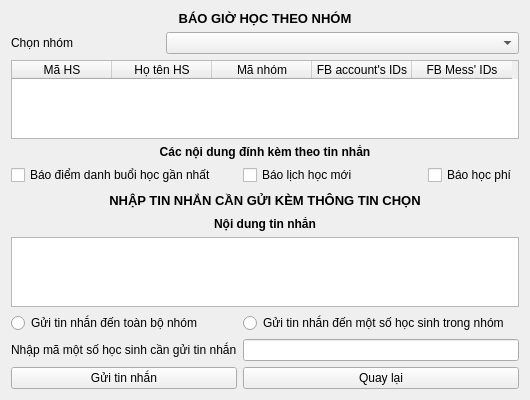
<?xml version="1.0" encoding="UTF-8"?>
<ui version="4.0">
 <class>gtnnhom</class>
 <widget class="QWidget" name="gtnnhom">
  <property name="geometry">
   <rect>
    <x>0</x>
    <y>0</y>
    <width>530</width>
    <height>400</height>
   </rect>
  </property>
  <property name="minimumSize">
   <size>
    <width>530</width>
    <height>400</height>
   </size>
  </property>
  <property name="windowTitle">
   <string>Gửi tin nhắn cho nhóm</string>
  </property>
  <layout class="QGridLayout" name="gridLayout">
   <item row="7" column="0" rowspan="2" colspan="7">
    <widget class="QTextEdit" name="message"/>
   </item>
   <item row="4" column="6">
    <widget class="QCheckBox" name="baohocphi">
     <property name="text">
      <string>Báo học phí</string>
     </property>
    </widget>
   </item>
   <item row="1" column="0">
    <widget class="QLabel" name="label_2">
     <property name="text">
      <string>Chọn nhóm</string>
     </property>
    </widget>
   </item>
   <item row="10" column="0" colspan="3">
    <widget class="QRadioButton" name="sdall">
     <property name="text">
      <string>Gửi tin nhắn đến toàn bộ nhóm</string>
     </property>
    </widget>
   </item>
   <item row="10" column="3" colspan="4">
    <widget class="QRadioButton" name="sdsome">
     <property name="text">
      <string>Gửi tin nhắn đến một số học sinh trong nhóm</string>
     </property>
    </widget>
   </item>
   <item row="2" column="0" colspan="7">
    <widget class="QTableWidget" name="hstrongnhom">
     <column>
      <property name="text">
       <string>Mã HS</string>
      </property>
     </column>
     <column>
      <property name="text">
       <string>Họ tên HS</string>
      </property>
     </column>
     <column>
      <property name="text">
       <string>Mã nhóm</string>
      </property>
     </column>
     <column>
      <property name="text">
       <string>FB account's IDs</string>
      </property>
     </column>
     <column>
      <property name="text">
       <string>FB Mess' IDs</string>
      </property>
     </column>
    </widget>
   </item>
   <item row="1" column="2" colspan="5">
    <widget class="QComboBox" name="nhom"/>
   </item>
   <item row="0" column="0" colspan="7">
    <widget class="QLabel" name="label">
     <property name="text">
      <string>&lt;html&gt;&lt;head/&gt;&lt;body&gt;&lt;p align=&quot;center&quot;&gt;&lt;span style=&quot; font-size:10pt; font-weight:600;&quot;&gt;BÁO GIỜ HỌC THEO NHÓM&lt;/span&gt;&lt;/p&gt;&lt;/body&gt;&lt;/html&gt;</string>
     </property>
    </widget>
   </item>
   <item row="5" column="0" colspan="7">
    <widget class="QLabel" name="label_3">
     <property name="minimumSize">
      <size>
       <width>0</width>
       <height>20</height>
      </size>
     </property>
     <property name="maximumSize">
      <size>
       <width>16777215</width>
       <height>20</height>
      </size>
     </property>
     <property name="text">
      <string>&lt;html&gt;&lt;head/&gt;&lt;body&gt;&lt;p align=&quot;center&quot;&gt;&lt;span style=&quot; font-size:10pt; font-weight:600;&quot;&gt;NHẬP TIN NHẮN CẦN GỬI KÈM THÔNG TIN CHỌN&lt;/span&gt;&lt;/p&gt;&lt;/body&gt;&lt;/html&gt;</string>
     </property>
    </widget>
   </item>
   <item row="6" column="0" colspan="7">
    <widget class="QLabel" name="label_5">
     <property name="text">
      <string>&lt;html&gt;&lt;head/&gt;&lt;body&gt;&lt;p align=&quot;center&quot;&gt;&lt;span style=&quot; font-weight:600;&quot;&gt;Nội dung tin nhắn&lt;/span&gt;&lt;/p&gt;&lt;/body&gt;&lt;/html&gt;</string>
     </property>
    </widget>
   </item>
   <item row="4" column="0" colspan="3">
    <widget class="QCheckBox" name="baodiemdanh">
     <property name="text">
      <string>Báo điểm danh buổi học gần nhất</string>
     </property>
    </widget>
   </item>
   <item row="4" column="3" colspan="3">
    <widget class="QCheckBox" name="baolich">
     <property name="text">
      <string>Báo lịch học mới</string>
     </property>
    </widget>
   </item>
   <item row="3" column="0" colspan="7">
    <widget class="QLabel" name="label_6">
     <property name="text">
      <string>&lt;html&gt;&lt;head/&gt;&lt;body&gt;&lt;p align=&quot;center&quot;&gt;&lt;span style=&quot; font-weight:600;&quot;&gt;Các nội dung đính kèm theo tin nhắn&lt;/span&gt;&lt;/p&gt;&lt;/body&gt;&lt;/html&gt;</string>
     </property>
    </widget>
   </item>
   <item row="13" column="3" colspan="4">
    <widget class="QPushButton" name="quaylai">
     <property name="text">
      <string>Quay lại</string>
     </property>
    </widget>
   </item>
   <item row="13" column="0" colspan="3">
    <widget class="QPushButton" name="send">
     <property name="text">
      <string>Gửi tin nhắn</string>
     </property>
    </widget>
   </item>
   <item row="12" column="0" colspan="3">
    <widget class="QLabel" name="label_4">
     <property name="text">
      <string>Nhập mã một số học sinh cần gửi tin nhắn</string>
     </property>
    </widget>
   </item>
   <item row="12" column="3" colspan="4">
    <widget class="QLineEdit" name="mahsib"/>
   </item>
  </layout>
 </widget>
 <resources/>
 <connections/>
</ui>
